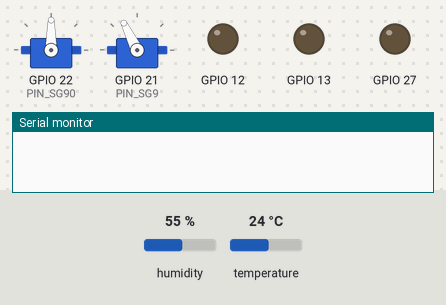
This sketch was run on a simulated ESP32. On the bench: 2 × servo, output pins drawn as LEDs (lit = HIGH), the last lines printed to the serial monitor. The inputs (shaded band) are chosen by the test bench; at power-on: temperature 24 °C, humidity 55 %.

Above: at 3.2 s.
3.3 s: temperature set to 27 °C
9.8 s: humidity set to 88 %
21.4 s: humidity set to 91 %
At 25.8 s:
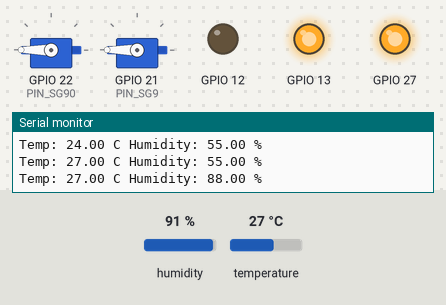
27.9 s: humidity set to 22 %
At 28.12 s:
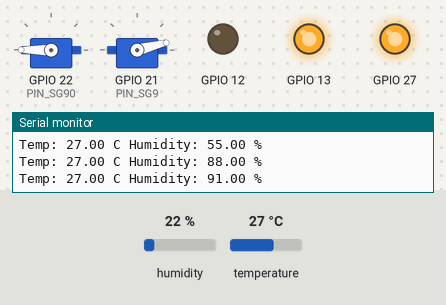
39.5 s: temperature set to 12 °C
At 46.5 s:
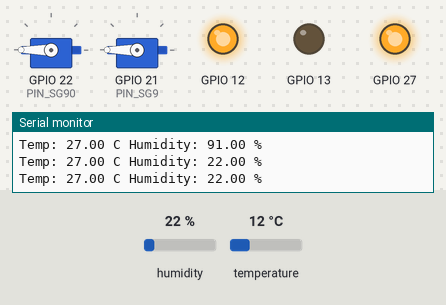
Timing chart, 0 to 52.1 s (numbered marks = the images above; inputs shaded):
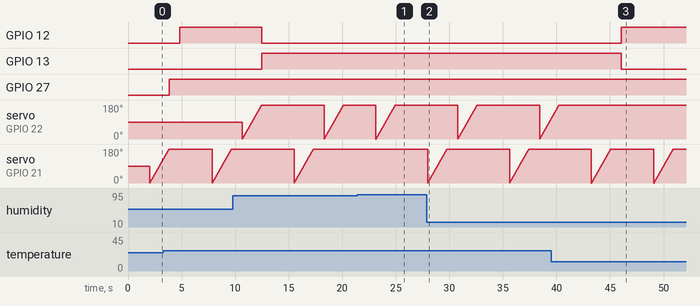

Measured:
- the behaviour switches between 89 and 90 % on humidity (found by bisection; images 0 and 1)
- after the input at 21.4 s, servo on GPIO 21 (PIN_SG9): stops changing and stays 180°
- after the input at 27.9 s, servo on GPIO 21 (PIN_SG9): ramps from 0° to 180° and jumps back, once every 7.6 s
- after the input at 39.5 s, GPIO 12: LOW → HIGH after 6.6 s; GPIO 13: HIGH → LOW after 6.6 s; servo on GPIO 22 (PIN_SG90): goes on until 40.2 s, then stays 180°
- by itself, servo on GPIO 22 (PIN_SG90): ramps from 0° to 180° and jumps back, once every 7.6 s

The sketch:

weather_station_code.ino
```cpp
#include <DHT.h>
#include <ESP32Servo.h>
#define PIN_SG90 22
#define PIN_SG9 21
DHT dht(26, DHT11);


Servo sg90;
Servo sg9;


void setup() {
  pinMode(13, OUTPUT);
  pinMode(12, OUTPUT);
  pinMode(27, OUTPUT);
  sg90.setPeriodHertz(50);
  sg90.attach(PIN_SG90, 500, 2400);
  sg9.setPeriodHertz(50);
  sg9.attach(PIN_SG9, 500, 2400);
  dht.begin();
  delay(2000);

  // Démarrez la communication série
  Serial.begin(115200);


  // Reste du code setup
}

void loop() {
  float temp = dht.readTemperature();
  float humidity = dht.readHumidity();
  if(humidity < 90) {
    for(int pos = 0; pos <= 180; pos += 1){
      sg9.write(pos);
      delay(10);
    }
    digitalWrite(27, HIGH);
    delay(1000);
  }
  if(temp > 25) {
    for(int pos = 0; pos <= 180; pos += 1){
      sg90.write(pos);
      delay(10);
    }
    digitalWrite(13, HIGH);
    digitalWrite(12, LOW);
    delay(1000);
  } else {
    digitalWrite(13, LOW);
    digitalWrite(12, HIGH);
    delay(1000);
  }
  Serial.print("Temp: ");
  Serial.print(temp);
  Serial.print(" C ");
  Serial.print("Humidity: ");
  Serial.print(humidity);
  Serial.println(" % ");

  delay(2000);
  // Reste du code loop
}
```
